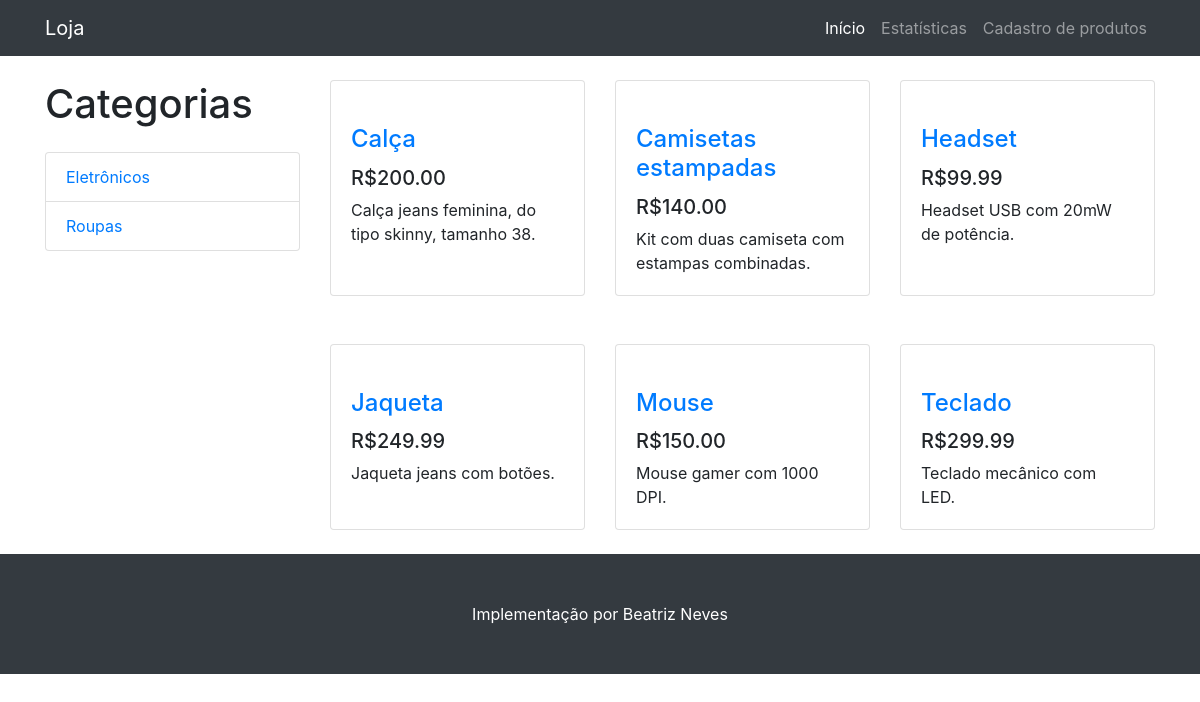
Screenshot of /catalogo/ with the database file from the repository.
### catalogo/models.py (models this page shows, shortened)
class Categoria(models.Model):
    nome = models.CharField(max_length=200, help_text='Categoria de produto')
    class Meta:
        ordering = ['nome']

class Produto(models.Model):
    nome = models.CharField(max_length=200, help_text='Nome do produto')
    foto = models.CharField(max_length=400, help_text='Link para foto do produto', null=True)
    categoria = models.ForeignKey('Categoria', on_delete=models.SET_NULL, null=True, help_text='Categoria ao qual pertence o produto')
    descricao = models.TextField(max_length=1000, help_text='Descrição do produto')
    preco = models.DecimalField(max_digits=9, decimal_places=2, help_text='Preço do produto')
    estoque = models.IntegerField(help_text='Quantidade em estoque do produto')
    def get_absolute_url(self):
        return reverse('produto-detalhado', args=[str(self.id)])
    class Meta:
        ordering = ['nome']

### catalogo/views.py (the view)
# urls.py: path('', views.ProdutosView.as_view(), name='produto'),
class ProdutosView(generic.ListView):
    model = Produto
    def get_context_data(self, **kwargs):
        context = super(ProdutosView, self).get_context_data(**kwargs)
        context['categorias'] = Categoria.objects.all()
        return context
    """num_produtos = Produto.objects.count()
    num_categorias = Categoria.objects.count()

    context = {
        'num_produtos': num_produtos,
        'num_categorias': num_categorias,
    }

    return render(request, 'index.html', context=context)"""

### catalogo/templates/catalogo/produto_list.html
{% extends "base_generic.html" %}
{% block content %}
<div class="col-lg-9">
	<div class="row">
		{% if produto_list %}
			{% for produto in produto_list %}
				{% if produto.estoque > 0 %}
					<div class="col-lg-4 col-md-6 mb-4 mt-4">
						<div class="card h-100">
							<a href="{{produto.get_absolute_url}}"><img class="card-img-top" src="{{ produto.foto }}" alt=""></a>
							<div class="card-body">
								<h4 class="card-title">
									<a href="{{produto.get_absolute_url}}">{{ produto.nome }}</a>
								</h4>
								<h5>R${{ produto.preco }}</h5>
								<p class="card-text">{{ produto.descricao }}</p>
							</div>
						</div>
					</div>
				{% endif %}
			{% endfor %}
		{% else %}
			<div class="ml-3 mt-3">
				<h2>Não há produtos disponíveis!</h2>
			</div>
		{% endif %}
	</div>
</div>
{% endblock %}

### catalogo/templates/base_generic.html (shortened to what this page needs)
<!DOCTYPE html>
<html lang="pt-br">
<head>
  {% load static %}
  <link href="{% static 'vendor/bootstrap/css/bootstrap.min.css' %}" rel="stylesheet">
  {% load static %}
  <link href="{% static 'css/shop-homepage.css' %}" rel="stylesheet">
</head>
<body>
  <nav class="navbar navbar-expand-lg navbar-dark bg-dark fixed-top">
    <div class="container">
      <a class="navbar-brand" href="{% url 'produto' %}">Loja</a>
      <div class="collapse navbar-collapse" id="navbarResponsive">
        <ul class="navbar-nav ml-auto">
		{% block menu_superior %}
          <li class="nav-item active">
            <a class="nav-link" href="{% url 'produto' %}">Início
            </a>
          </li>
          <li class="nav-item">
            <a class="nav-link" href="{% url 'estatisticas' %}">Estatísticas</a>
          </li>
		  <li class="nav-item">
            <a class="nav-link" href="{% url 'cadastro-produtos-menu' %}">Cadastro de produtos</a>
          </li>
		{% endblock %}
        </ul>
      </div>
    </div>
  </nav>
  <div class="container">
    <div class="row">
		{% block sidebar %}
		<div class="col-lg-3 mb-4">
			<h1 class="my-4">Categorias</h1>
			{% if categorias %}
				<div class="list-group">
					{% for categoria in categorias %}
						<a href="{% url 'produto-categoria' categoria.pk %}" class="list-group-item">{{categoria.nome}}</a>
					{% endfor %}
				</div>
			{% endif %}
		</div>
		{% endblock %}
		{% block content %}{% endblock %}
    </div>
  </div>
  <footer class="py-5 bg-dark" >
    <div class="container">
      <p class="m-0 text-center text-white">Implementação por Beatriz Neves</p>
    </div>
  </footer>
  {% load static %}
  {% load static %}
</body>
</html>

### catalogo/static/css/shop-homepage.css (style rules this page uses)
body { padding-top: 56px; }

### rows the page displays
Categoria: nome "Eletrônicos"
Categoria: nome "Roupas"
Produto: nome "Calça", preco "200.00", descricao "Calça jeans feminina, do tipo skinny, tamanho 38."
Produto: nome "Camisetas estampadas", preco "140.00", descricao "Kit com duas camiseta com estampas combinadas."
Produto: nome "Headset", preco "99.99", descricao "Headset USB com 20mW de potência."
Produto: nome "Jaqueta", preco "249.99", descricao "Jaqueta jeans com botões."
Produto: nome "Mouse", preco "150.00", descricao "Mouse gamer com 1000 DPI."
Produto: nome "Teclado", preco "299.99", descricao "Teclado mecânico com LED."
